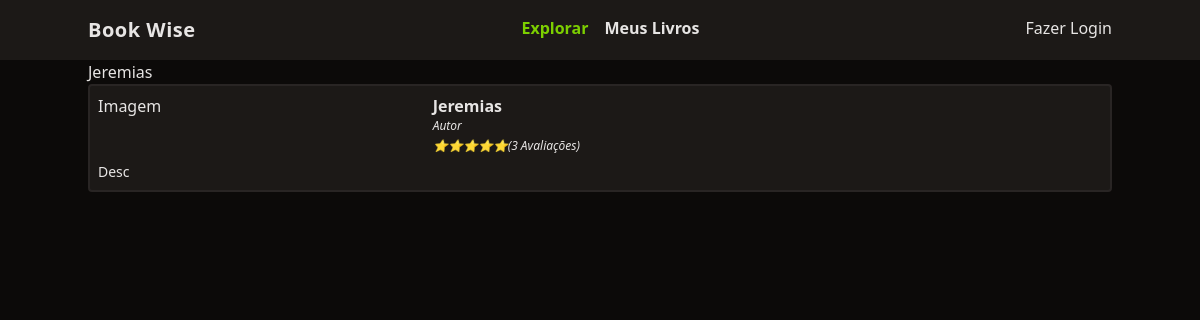
Screenshot of /book-manage/livro?id=1 with the database file from the repository.
### tables this page shows
CREATE TABLE livros (
    id integer primary key,
    titulo varchar(255),
    autor varchar(100),
    descricao text,
    ano_de_lancamento integer,
    usuario_id integer,
    foreign key (usuario_id) references usuarios (id)
  );

### controllers/livro.controller.php (called while the page is built)
<?php
require 'dados.php';
$id = $_REQUEST['id'];
$filtrado = array_filter($livros, fn($l) =>  $l['id'] == $id);
$livro = array_pop($filtrado);
view("livro", [
    "livro" => $livro
])
?>

### dados.php (called while the page is built)
<?php
$db = new PDO('sqlite:database.sqlite');
$query = $db->query("select * from livros");
$livros = $query->fetchAll();
?>

### routes.php (called while the page is built, shortened)
<?php
$path = parse_url($_SERVER['REQUEST_URI'])['path'];
$basePath = '/book-manage';
$controller = str_replace($basePath, '', $path);
$controller = trim($controller, '/');
require "controllers/{$controller}.controller.php";

### index.php (called while the page is built, shortened)
<?php
require "routes.php";
?>

### functions.php (called while the page is built, shortened)
<?php
function view($view, $data = []){
    require "views/template/app.php";
}

### views/livro.view.php (the view)
<?= $livro['titulo']; ?>
<div class="p-2 rounded border-stone-800 border-2 bg-stone-900">
    <div class="flex">
        <div class="w-1/3">Imagem</div>
        <div class="space-y-1">
            <a href="/book-manage/livro.php?id=<?= $livro['id'] ?>" class="font-semibold hover:underline"><?= $livro['titulo'] ?></a>
            <div class="text-xs italic"><?= $livro['autor'] ?></div>
            <div class="text-xs italic">⭐⭐⭐⭐⭐(3 Avaliações)</div>
        </div>
    </div>
    <div class="text-sm mt-2"><?= $livro['descricao'] ?></div>
</div>

### rows the page displays
livros: titulo "Jeremias", autor "Autor", descricao "Desc"
